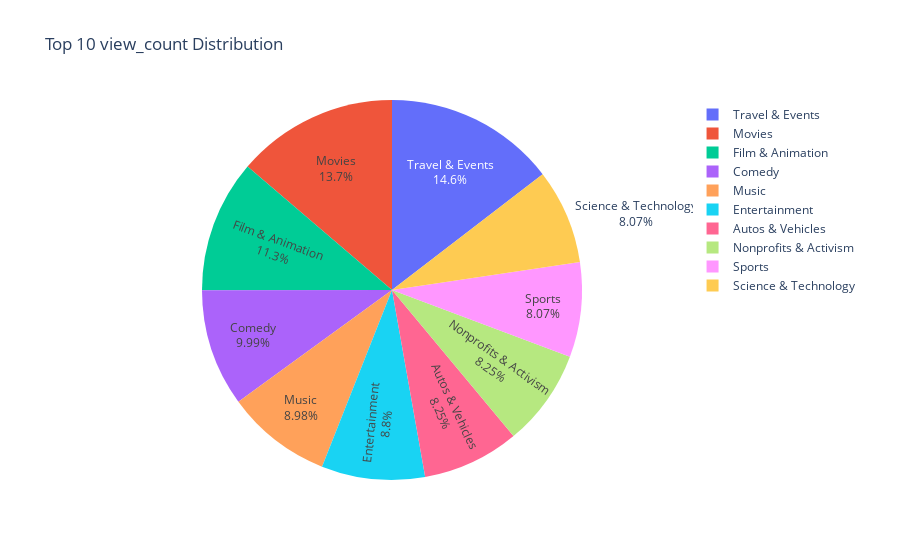

This figure's notebook cell:
### Code cell
category = df['category'].value_counts().head(10).reset_index()
category.columns = ['category', 'view_count',]

fig = px.pie(
    category,
    names='category',
    values='view_count',
    title='Top 10 view_count Distribution',
)

fig.update_traces(textinfo='percent+label')
fig.show()

### Figure 1 — Plotly figure (JSON) as saved in the notebook; plotly's stock layout.template omitted (floating-point values rounded to 4 significant figures)
{"data": [{"domain": {"x": [0, 1], "y": [0, 1]}, "hovertemplate": "category=%{label}<br>view_count=%{value}<extra></extra>", "labels": ["Travel & Events", "Movies", "Film & Animation", "Comedy", "Music", "Entertainment", "Autos & Vehicles", "Nonprofits & Activism", "Sports", "Science & Technology"], "legendgroup": "", "name": "", "showlegend": true, "textinfo": "percent+label", "type": "pie", "values": [159, 150, 123, 109, 98, 96, 90, 90, 88, 88]}], "layout": {"autosize": true, "legend": {"tracegroupgap": 0}, "title": {"text": "Top 10 view_count Distribution"}}}
